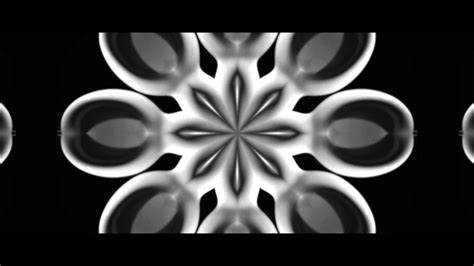
%> input picture DIP_LAB_EXPS/ll.jpg, 474 x 266 px
$ octave global_thresholding.m   (GNU Octave 9; MATLAB toolbox functions it lacks are replaced by stand-ins)
%> lines starting %> are read from the running program, lines starting %| are printed output that depends on the picture; in (x1, y1, x2, y2) boxes, pixels count from 0 and x2, y2 are one past the last pixel; in counts of white or black regions, pixels touching at a corner belong together; the program's own positions count from 1
image = imread('ll.jpg');
%> image is the input picture: size 266x474x3 uint8; min 0, max 255, mean 57.5
image = rgb2gray(image);
%> image: size 266x474 uint8

% Define the threshold value
threshold = 50;
% Apply global thresholding using our custom function
thresholded = my_threshold(image, threshold);
%> after the loop in my_threshold, `for i = 1:rows`:
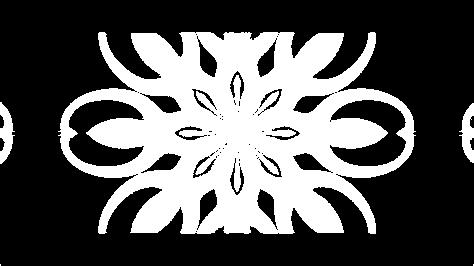
%> thresholded: size 266x474 double; values 0 (black) and 1 (white), 35% white; 5 white regions (2 under 20 px), largest, box (x1, y1, x2, y2) and area: (58, 32, 416, 234) 43086, (0, 102, 15, 164) 535, (459, 103, 474, 163) 508
% Save the result
imwrite(thresholded, 'output.jpg');
subplot(3,1,1);
imshow('output.jpg'); title('Output Image for threshold 50');


% Define the threshold value
threshold = 100;
% Apply global thresholding using our custom function
thresholded = my_threshold(image, threshold);
%> call 2 of my_threshold, with threshold = 100
%> after the loop in my_threshold (call 2), `for i = 1:rows`:
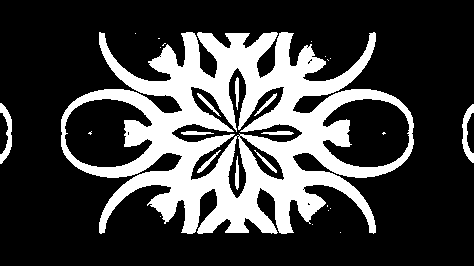
%> thresholded: size 266x474 double; values 0 (black) and 1 (white), 25.9% white; 27 white regions (16 under 20 px), largest, box (x1, y1, x2, y2) and area: (61, 32, 414, 234) 31150, (0, 103, 12, 164) 333, (462, 104, 474, 163) 324
% Save the result
imwrite(thresholded, 'output.jpg');
subplot(3,1,2);
imshow('output.jpg'); title('Output Image for threshold 100');


% Define the threshold value
threshold = 150;
% Apply global thresholding using our custom function
thresholded = my_threshold(image, threshold);
%> call 3 of my_threshold, with threshold = 150
%> after the loop in my_threshold (call 3), `for i = 1:rows`:
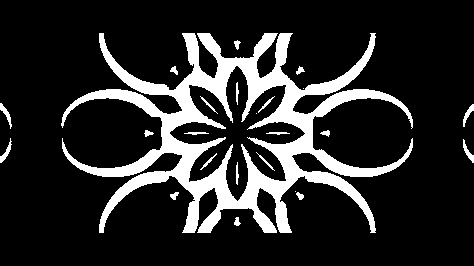
%> thresholded: size 266x474 double; values 0 (black) and 1 (white), 16.5% white; 24 white regions (3 under 20 px), largest, box (x1, y1, x2, y2) and area: (61, 33, 413, 233) 19739, (0, 103, 12, 129) 96, (0, 138, 12, 163) 92
% Save the result
imwrite(thresholded, 'output.jpg');
subplot(3,1,3);
imshow('output.jpg'); title('Output Image for threshold 180');


function thresholded = my_threshold(image, threshold)
    % Get the size of the image
    [rows, cols] = size(image);

    % Initialize the output image
    thresholded = zeros(rows, cols);

    % Loop over the pixels of the image
    for i = 1:rows
        for j = 1:cols
            % Apply the threshold
            if image(i, j) > threshold
                thresholded(i, j) = 1;
            else
                thresholded(i, j) = 0;
            end
        end
    end
end
